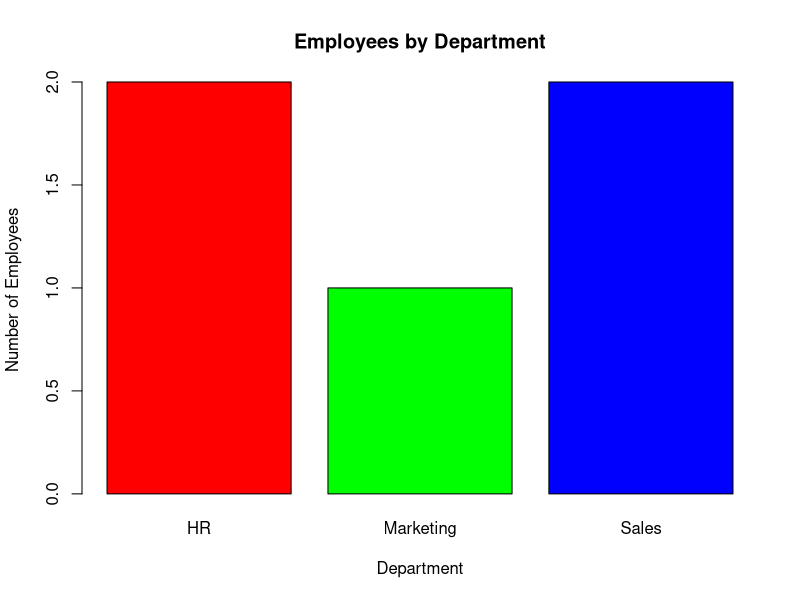

Write the R code that produced this figure.
# Create the dataset
employee <- data.frame(
  EmployeeID = c(1, 2, 3, 4, 5),
  Department = c("Sales", "HR", "Marketing", "Sales", "HR"),
  YearsOfService = c(5, 3, 7, 4, 2),
  PerformanceScore = c(85, 92, 78, 90, 76)
)

print(employee)

# Count employees in each department
dept_count <- table(employee$Department)

# Bar Chart
barplot(dept_count,
        col = c("red", "green", "blue"),
        xlab = "Department",
        ylab = "Number of Employees",
        main = "Employees by Department")
